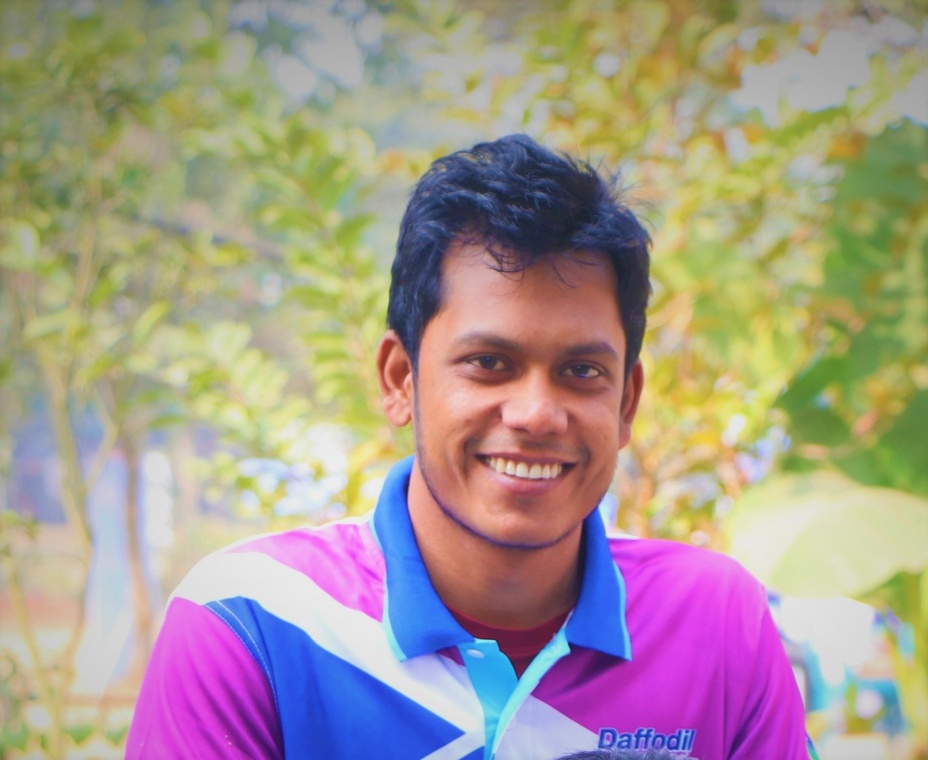
#> input picture Threshold image/imdad_pic.jpg, 928 x 760 px, shrunk from 1629 x 1334 before the run
$ python Threshold_img.py
#> lines starting #> are read from the running program, lines starting #| are printed output that depends on the picture; after the words box and inside, x2 and y2 are one past the last pixel; in counts of white or black regions, pixels touching at a corner belong together
import numpy as np
import cv2

im = cv2.imread('imdad_pic.jpg', cv2.IMREAD_GRAYSCALE)
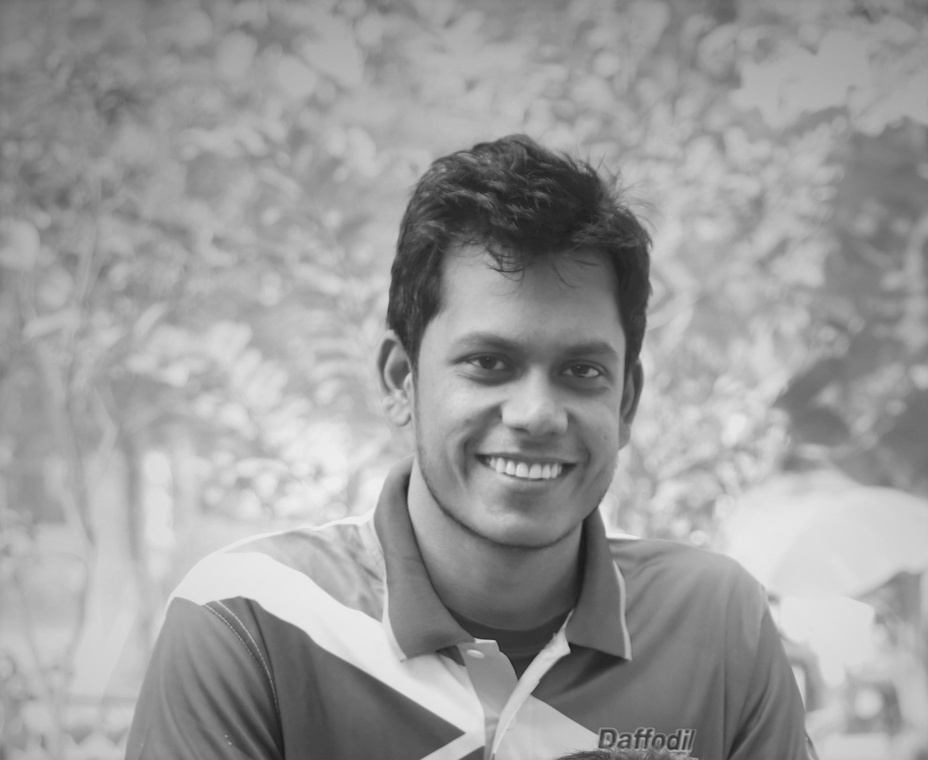
#> im: shape (760, 928); min 25, max 239, mean 155.7
height = im.shape[0]
#> height = 760
width = im.shape[1]
#> width = 928

threshold = int(input("Enter the threshold of the image: "))
#> the answer given: 100
#threshold = 150
for i in np.arange(height):
    for j in np.arange(width):
        a= im.item(i,j)
        if a>threshold:
            b=255
        else:
            b=0
        im.itemset((i,j), b)
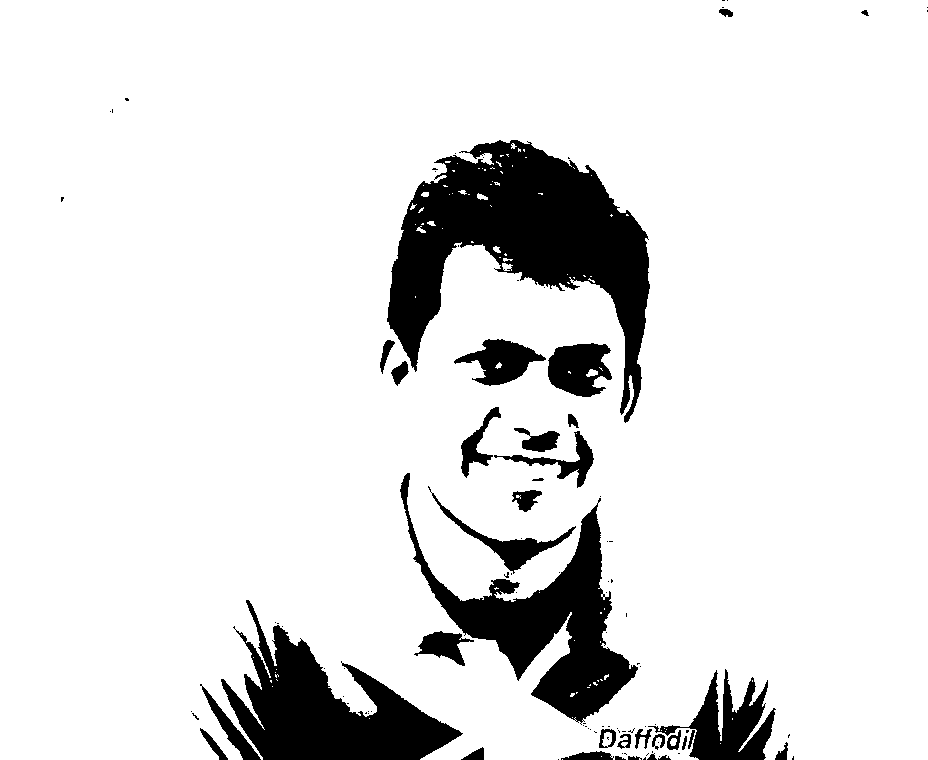
#> im: shape (760, 928); 88.4% white; 107 black regions (73 under 20 px), largest, box (x1, y1, x2, y2) and area: (387, 140, 650, 423) 30838, (400, 473, 638, 725) 16456, (221, 600, 463, 760) 16261

cv2.imwrite("threshold_image.jpg", im)

cv2.imshow("image",im)
cv2.waitKey(0)
cv2.destroyAllWindows()
